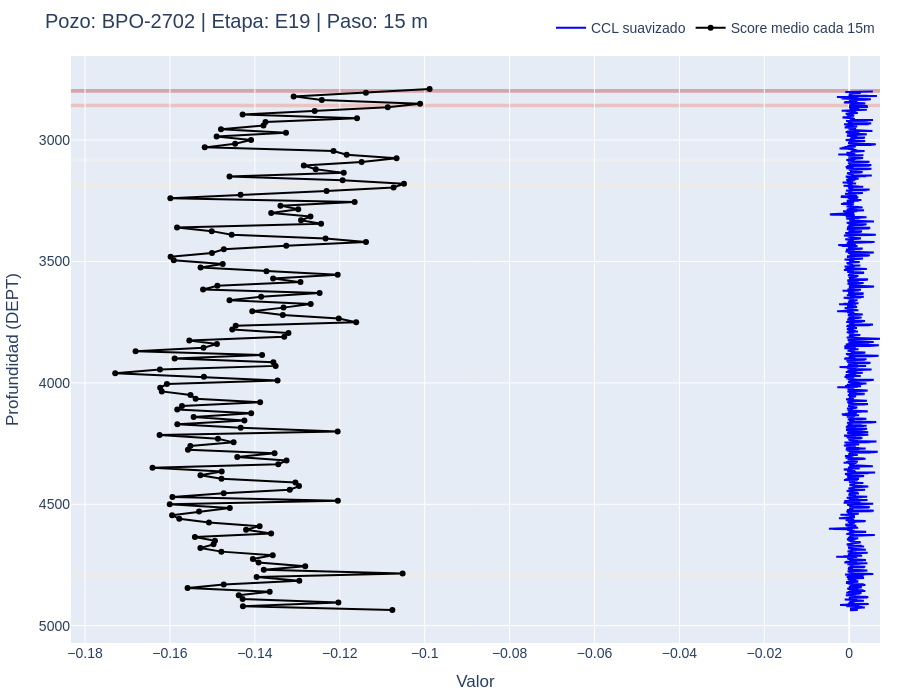

Here is the notebook cell this chart was saved with:
### Markdown cell above
### 💾 Celda 5 – Ejecutar visualización y exportar informe

### Code cell
fig, top5 = plot_eval_riesgo(df_eval, pozo_dropdown.value, etapa_dropdown.value, step_dropdown.value)

# Exportar si querés
#nombre_archivo = f"reporte_eval_{pozo_dropdown.value}_etapa{etapa_dropdown.value}_{step_dropdown.value}m.html"
#fig.write_html(nombre_archivo)
#print(f"✅ Gráfico exportado a: {nombre_archivo}")

# Guardar tabla top5
#top5.to_csv(nombre_archivo.replace(".html", "_top5.csv"), index=False)

### Figure 1 — Plotly figure (JSON) as saved in the notebook; plotly's stock layout.template omitted (floating-point values rounded to 4 significant figures; data arrays with more than 128 entries replaced by an {"elided": "..."} marker saying what was removed)
{"data": [{"line": {"color": "blue"}, "mode": "lines", "name": "CCL suavizado", "type": "scatter", "x": {"elided": "13760 float values"}, "y": {"elided": "13760 float values"}}, {"line": {"color": "black", "width": 2}, "marker": {"size": 6}, "mode": "lines+markers", "name": "Score medio cada 15m", "type": "scatter", "x": {"elided": "144 float values"}, "y": {"elided": "144 int values"}}], "layout": {"font": {"family": "Arial", "size": 14}, "height": 700, "legend": {"orientation": "h", "x": 1, "xanchor": "right", "y": 1.02, "yanchor": "bottom"}, "margin": {"b": 20, "l": 20, "r": 20, "t": 50}, "shapes": [{"fillcolor": "rgb(179,0,0)", "layer": "below", "line": {"width": 0}, "opacity": 0.3, "type": "rect", "x0": 0, "x1": 1, "xref": "paper", "y0": 2790, "y1": 2805, "yref": "y"}, {"fillcolor": "rgb(239,101,72)", "layer": "below", "line": {"width": 0}, "opacity": 0.3, "type": "rect", "x0": 0, "x1": 1, "xref": "paper", "y0": 2850, "y1": 2865, "yref": "y"}, {"fillcolor": "rgb(254,232,200)", "layer": "below", "line": {"width": 0}, "opacity": 0.3, "type": "rect", "x0": 0, "x1": 1, "xref": "paper", "y0": 3180, "y1": 3195, "yref": "y"}, {"fillcolor": "rgb(254,232,200)", "layer": "below", "line": {"width": 0}, "opacity": 0.3, "type": "rect", "x0": 0, "x1": 1, "xref": "paper", "y0": 4785, "y1": 4800, "yref": "y"}, {"fillcolor": "rgb(255,247,236)", "layer": "below", "line": {"width": 0}, "opacity": 0.3, "type": "rect", "x0": 0, "x1": 1, "xref": "paper", "y0": 3075, "y1": 3090, "yref": "y"}], "title": {"text": "Pozo: BPO-2702 | Etapa: E19 | Paso: 15 m"}, "xaxis": {"title": {"text": "Valor"}}, "yaxis": {"autorange": "reversed", "title": {"text": "Profundidad (DEPT)"}}}}
